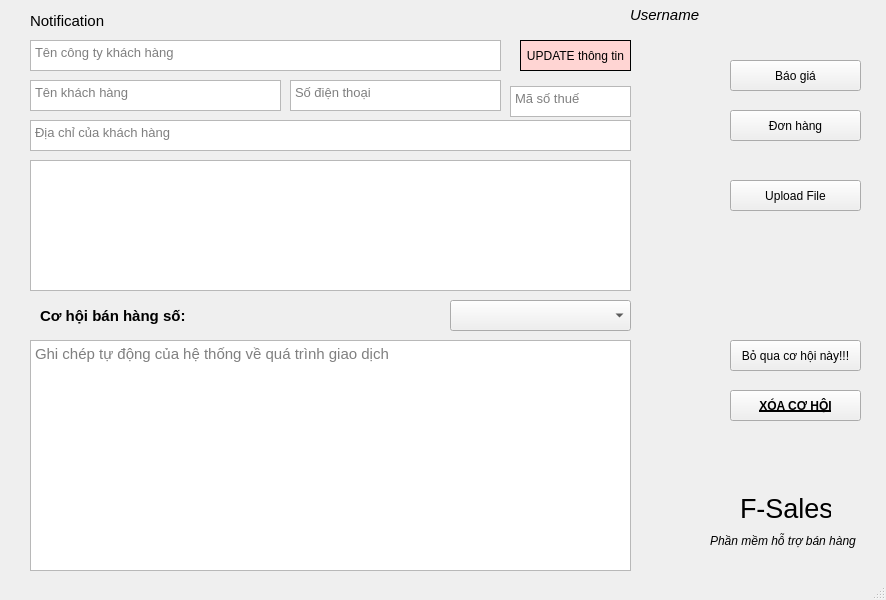
<?xml version="1.0" encoding="UTF-8"?>
<ui version="4.0">
 <class>LeadUpdate</class>
 <widget class="QMainWindow" name="LeadUpdate">
  <property name="geometry">
   <rect>
    <x>0</x>
    <y>0</y>
    <width>886</width>
    <height>600</height>
   </rect>
  </property>
  <property name="windowTitle">
   <string>Cập nhật thông tin bán hàng</string>
  </property>
  <widget class="QWidget" name="centralwidget">
   <widget class="QLabel" name="label_4">
    <property name="geometry">
     <rect>
      <x>710</x>
      <y>530</y>
      <width>151</width>
      <height>21</height>
     </rect>
    </property>
    <property name="font">
     <font>
      <italic>true</italic>
     </font>
    </property>
    <property name="text">
     <string>Phần mềm hỗ trợ bán hàng</string>
    </property>
   </widget>
   <widget class="QLabel" name="label_3">
    <property name="geometry">
     <rect>
      <x>740</x>
      <y>488</y>
      <width>91</width>
      <height>41</height>
     </rect>
    </property>
    <property name="font">
     <font>
      <pointsize>20</pointsize>
     </font>
    </property>
    <property name="text">
     <string>F-Sales</string>
    </property>
   </widget>
   <widget class="QLabel" name="label_username">
    <property name="geometry">
     <rect>
      <x>630</x>
      <y>4</y>
      <width>161</width>
      <height>21</height>
     </rect>
    </property>
    <property name="font">
     <font>
      <pointsize>11</pointsize>
      <italic>true</italic>
     </font>
    </property>
    <property name="text">
     <string>Username</string>
    </property>
   </widget>
   <widget class="QLabel" name="label_noti">
    <property name="geometry">
     <rect>
      <x>30</x>
      <y>10</y>
      <width>561</width>
      <height>21</height>
     </rect>
    </property>
    <property name="font">
     <font>
      <pointsize>11</pointsize>
     </font>
    </property>
    <property name="text">
     <string>Notification</string>
    </property>
   </widget>
   <widget class="QTextEdit" name="txt_ten_khach_hang">
    <property name="geometry">
     <rect>
      <x>30</x>
      <y>80</y>
      <width>251</width>
      <height>31</height>
     </rect>
    </property>
    <property name="font">
     <font>
      <pointsize>10</pointsize>
     </font>
    </property>
    <property name="placeholderText">
     <string>Tên khách hàng</string>
    </property>
   </widget>
   <widget class="QTextEdit" name="txt_so_dt">
    <property name="geometry">
     <rect>
      <x>290</x>
      <y>80</y>
      <width>211</width>
      <height>31</height>
     </rect>
    </property>
    <property name="font">
     <font>
      <pointsize>10</pointsize>
     </font>
    </property>
    <property name="placeholderText">
     <string>Số điện thoại</string>
    </property>
   </widget>
   <widget class="QTextEdit" name="txt_ten_cong_ty">
    <property name="geometry">
     <rect>
      <x>30</x>
      <y>40</y>
      <width>471</width>
      <height>31</height>
     </rect>
    </property>
    <property name="font">
     <font>
      <pointsize>10</pointsize>
     </font>
    </property>
    <property name="placeholderText">
     <string>Tên công ty khách hàng</string>
    </property>
   </widget>
   <widget class="QTextEdit" name="txt_yeu_cau">
    <property name="geometry">
     <rect>
      <x>30</x>
      <y>340</y>
      <width>601</width>
      <height>231</height>
     </rect>
    </property>
    <property name="font">
     <font>
      <pointsize>11</pointsize>
     </font>
    </property>
    <property name="placeholderText">
     <string>Ghi chép tự động của hệ thống về quá trình giao dịch</string>
    </property>
   </widget>
   <widget class="QComboBox" name="comboBox">
    <property name="geometry">
     <rect>
      <x>450</x>
      <y>300</y>
      <width>181</width>
      <height>31</height>
     </rect>
    </property>
   </widget>
   <widget class="QPushButton" name="but_baogia">
    <property name="geometry">
     <rect>
      <x>730</x>
      <y>60</y>
      <width>131</width>
      <height>31</height>
     </rect>
    </property>
    <property name="text">
     <string>Báo giá</string>
    </property>
   </widget>
   <widget class="QPushButton" name="but_donhang">
    <property name="geometry">
     <rect>
      <x>730</x>
      <y>110</y>
      <width>131</width>
      <height>31</height>
     </rect>
    </property>
    <property name="text">
     <string>Đơn hàng</string>
    </property>
   </widget>
   <widget class="QLabel" name="label_1">
    <property name="geometry">
     <rect>
      <x>40</x>
      <y>300</y>
      <width>151</width>
      <height>31</height>
     </rect>
    </property>
    <property name="font">
     <font>
      <pointsize>11</pointsize>
      <bold>true</bold>
     </font>
    </property>
    <property name="text">
     <string>Cơ hội bán hàng số:</string>
    </property>
   </widget>
   <widget class="QLabel" name="label_lead_id">
    <property name="geometry">
     <rect>
      <x>180</x>
      <y>303</y>
      <width>47</width>
      <height>31</height>
     </rect>
    </property>
    <property name="font">
     <font>
      <pointsize>11</pointsize>
      <bold>true</bold>
     </font>
    </property>
    <property name="text">
     <string/>
    </property>
   </widget>
   <widget class="QPushButton" name="but_upload">
    <property name="geometry">
     <rect>
      <x>730</x>
      <y>180</y>
      <width>131</width>
      <height>31</height>
     </rect>
    </property>
    <property name="text">
     <string>Upload File</string>
    </property>
   </widget>
   <widget class="QPushButton" name="but_bo_qua_co_hoi">
    <property name="geometry">
     <rect>
      <x>730</x>
      <y>340</y>
      <width>131</width>
      <height>31</height>
     </rect>
    </property>
    <property name="text">
     <string>Bỏ qua cơ hội này!!!</string>
    </property>
   </widget>
   <widget class="QPushButton" name="but_xoa_lead">
    <property name="geometry">
     <rect>
      <x>730</x>
      <y>390</y>
      <width>131</width>
      <height>31</height>
     </rect>
    </property>
    <property name="font">
     <font>
      <bold>true</bold>
      <underline>true</underline>
     </font>
    </property>
    <property name="text">
     <string>XÓA CƠ HỘI</string>
    </property>
   </widget>
   <widget class="QTextEdit" name="txt_mst">
    <property name="geometry">
     <rect>
      <x>510</x>
      <y>86</y>
      <width>121</width>
      <height>31</height>
     </rect>
    </property>
    <property name="font">
     <font>
      <pointsize>10</pointsize>
     </font>
    </property>
    <property name="placeholderText">
     <string>Mã số thuế</string>
    </property>
   </widget>
   <widget class="QPushButton" name="but_sua_tt">
    <property name="geometry">
     <rect>
      <x>520</x>
      <y>40</y>
      <width>111</width>
      <height>31</height>
     </rect>
    </property>
    <property name="styleSheet">
     <string notr="true">border: 1px solid black;
background-color: rgb(255, 213, 211);</string>
    </property>
    <property name="text">
     <string>UPDATE thông tin</string>
    </property>
   </widget>
   <widget class="QTextEdit" name="txt_dia_chi">
    <property name="geometry">
     <rect>
      <x>30</x>
      <y>120</y>
      <width>601</width>
      <height>31</height>
     </rect>
    </property>
    <property name="font">
     <font>
      <pointsize>10</pointsize>
     </font>
    </property>
    <property name="placeholderText">
     <string>Địa chỉ của khách hàng</string>
    </property>
   </widget>
   <widget class="QTextBrowser" name="txt_file">
    <property name="geometry">
     <rect>
      <x>30</x>
      <y>160</y>
      <width>601</width>
      <height>131</height>
     </rect>
    </property>
   </widget>
  </widget>
  <widget class="QMenuBar" name="menubar">
   <property name="geometry">
    <rect>
     <x>0</x>
     <y>0</y>
     <width>886</width>
     <height>22</height>
    </rect>
   </property>
  </widget>
  <widget class="QStatusBar" name="statusbar"/>
 </widget>
 <resources/>
 <connections/>
</ui>
